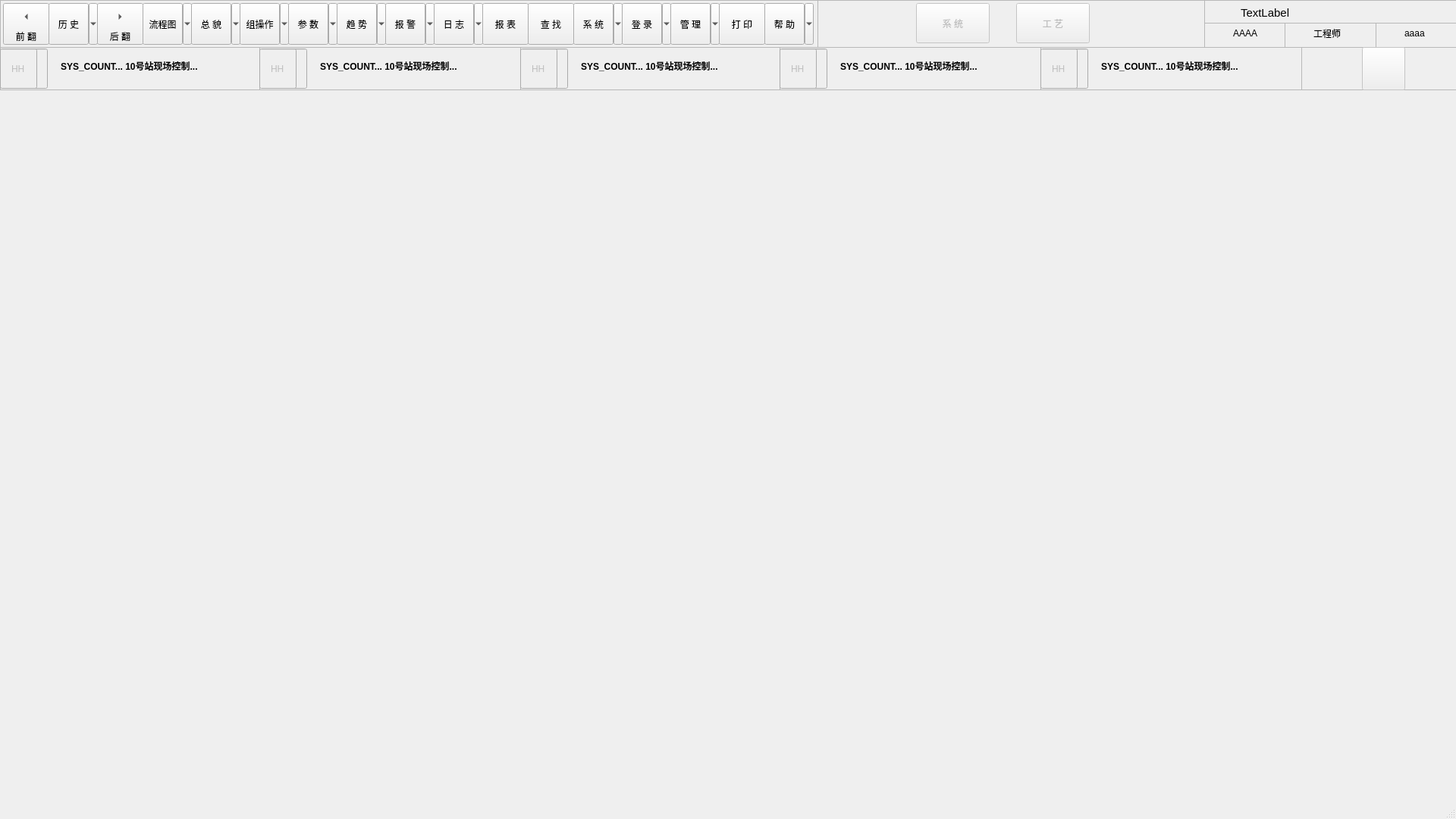
<?xml version="1.0" encoding="UTF-8"?>
<ui version="4.0">
 <class>MainWindow</class>
 <widget class="QMainWindow" name="MainWindow">
  <property name="enabled">
   <bool>true</bool>
  </property>
  <property name="geometry">
   <rect>
    <x>0</x>
    <y>0</y>
    <width>1920</width>
    <height>1080</height>
   </rect>
  </property>
  <property name="windowTitle">
   <string>示例工程</string>
  </property>
  <property name="windowIcon">
   <iconset resource="icons.qrc">
    <normaloff>:/file/icons/logo.png</normaloff>:/file/icons/logo.png</iconset>
  </property>
  <widget class="QWidget" name="centralWidget">
   <widget class="QToolButton" name="toolButton_22">
    <property name="geometry">
     <rect>
      <x>64</x>
      <y>4</y>
      <width>65</width>
      <height>55</height>
     </rect>
    </property>
    <property name="text">
     <string>历 史</string>
    </property>
    <property name="icon">
     <iconset resource="icons.qrc">
      <normaloff>:/file/icons/history.png</normaloff>:/file/icons/history.png</iconset>
    </property>
    <property name="iconSize">
     <size>
      <width>30</width>
      <height>30</height>
     </size>
    </property>
    <property name="popupMode">
     <enum>QToolButton::MenuButtonPopup</enum>
    </property>
    <property name="toolButtonStyle">
     <enum>Qt::ToolButtonTextUnderIcon</enum>
    </property>
    <property name="arrowType">
     <enum>Qt::NoArrow</enum>
    </property>
   </widget>
   <widget class="QToolButton" name="toolButton_23">
    <property name="geometry">
     <rect>
      <x>252</x>
      <y>4</y>
      <width>65</width>
      <height>55</height>
     </rect>
    </property>
    <property name="text">
     <string>总 貌</string>
    </property>
    <property name="icon">
     <iconset resource="icons.qrc">
      <normaloff>:/file/icons/business.png</normaloff>:/file/icons/business.png</iconset>
    </property>
    <property name="iconSize">
     <size>
      <width>30</width>
      <height>30</height>
     </size>
    </property>
    <property name="popupMode">
     <enum>QToolButton::MenuButtonPopup</enum>
    </property>
    <property name="toolButtonStyle">
     <enum>Qt::ToolButtonTextUnderIcon</enum>
    </property>
    <property name="arrowType">
     <enum>Qt::NoArrow</enum>
    </property>
   </widget>
   <widget class="QToolButton" name="toolButton_24">
    <property name="geometry">
     <rect>
      <x>316</x>
      <y>4</y>
      <width>65</width>
      <height>55</height>
     </rect>
    </property>
    <property name="text">
     <string>组操作</string>
    </property>
    <property name="icon">
     <iconset resource="icons.qrc">
      <normaloff>:/file/icons/group.png</normaloff>:/file/icons/group.png</iconset>
    </property>
    <property name="iconSize">
     <size>
      <width>30</width>
      <height>30</height>
     </size>
    </property>
    <property name="popupMode">
     <enum>QToolButton::MenuButtonPopup</enum>
    </property>
    <property name="toolButtonStyle">
     <enum>Qt::ToolButtonTextUnderIcon</enum>
    </property>
    <property name="arrowType">
     <enum>Qt::NoArrow</enum>
    </property>
   </widget>
   <widget class="QToolButton" name="toolButton_25">
    <property name="geometry">
     <rect>
      <x>380</x>
      <y>4</y>
      <width>65</width>
      <height>55</height>
     </rect>
    </property>
    <property name="text">
     <string>参 数</string>
    </property>
    <property name="icon">
     <iconset resource="icons.qrc">
      <normaloff>:/file/icons/Parameter.png</normaloff>:/file/icons/Parameter.png</iconset>
    </property>
    <property name="iconSize">
     <size>
      <width>30</width>
      <height>30</height>
     </size>
    </property>
    <property name="popupMode">
     <enum>QToolButton::MenuButtonPopup</enum>
    </property>
    <property name="toolButtonStyle">
     <enum>Qt::ToolButtonTextUnderIcon</enum>
    </property>
    <property name="arrowType">
     <enum>Qt::NoArrow</enum>
    </property>
   </widget>
   <widget class="QToolButton" name="toolButton_26">
    <property name="geometry">
     <rect>
      <x>444</x>
      <y>4</y>
      <width>65</width>
      <height>55</height>
     </rect>
    </property>
    <property name="text">
     <string>趋 势</string>
    </property>
    <property name="icon">
     <iconset resource="icons.qrc">
      <normaloff>:/file/icons/Trend.png</normaloff>:/file/icons/Trend.png</iconset>
    </property>
    <property name="iconSize">
     <size>
      <width>30</width>
      <height>30</height>
     </size>
    </property>
    <property name="popupMode">
     <enum>QToolButton::MenuButtonPopup</enum>
    </property>
    <property name="toolButtonStyle">
     <enum>Qt::ToolButtonTextUnderIcon</enum>
    </property>
    <property name="arrowType">
     <enum>Qt::NoArrow</enum>
    </property>
   </widget>
   <widget class="QToolButton" name="toolButton_27">
    <property name="geometry">
     <rect>
      <x>508</x>
      <y>4</y>
      <width>65</width>
      <height>55</height>
     </rect>
    </property>
    <property name="text">
     <string>报 警</string>
    </property>
    <property name="icon">
     <iconset resource="icons.qrc">
      <normaloff>:/file/icons/Alarm.png</normaloff>:/file/icons/Alarm.png</iconset>
    </property>
    <property name="iconSize">
     <size>
      <width>30</width>
      <height>30</height>
     </size>
    </property>
    <property name="popupMode">
     <enum>QToolButton::MenuButtonPopup</enum>
    </property>
    <property name="toolButtonStyle">
     <enum>Qt::ToolButtonTextUnderIcon</enum>
    </property>
    <property name="arrowType">
     <enum>Qt::NoArrow</enum>
    </property>
   </widget>
   <widget class="QToolButton" name="toolButton_28">
    <property name="geometry">
     <rect>
      <x>572</x>
      <y>4</y>
      <width>65</width>
      <height>55</height>
     </rect>
    </property>
    <property name="text">
     <string>日 志</string>
    </property>
    <property name="icon">
     <iconset resource="icons.qrc">
      <normaloff>:/file/icons/log.png</normaloff>:/file/icons/log.png</iconset>
    </property>
    <property name="iconSize">
     <size>
      <width>30</width>
      <height>30</height>
     </size>
    </property>
    <property name="popupMode">
     <enum>QToolButton::MenuButtonPopup</enum>
    </property>
    <property name="toolButtonStyle">
     <enum>Qt::ToolButtonTextUnderIcon</enum>
    </property>
    <property name="arrowType">
     <enum>Qt::NoArrow</enum>
    </property>
   </widget>
   <widget class="QToolButton" name="toolButton_29">
    <property name="geometry">
     <rect>
      <x>636</x>
      <y>4</y>
      <width>61</width>
      <height>55</height>
     </rect>
    </property>
    <property name="text">
     <string>报 表</string>
    </property>
    <property name="icon">
     <iconset resource="icons.qrc">
      <normaloff>:/file/icons/report.png</normaloff>:/file/icons/report.png</iconset>
    </property>
    <property name="iconSize">
     <size>
      <width>30</width>
      <height>30</height>
     </size>
    </property>
    <property name="toolButtonStyle">
     <enum>Qt::ToolButtonTextUnderIcon</enum>
    </property>
    <property name="arrowType">
     <enum>Qt::NoArrow</enum>
    </property>
   </widget>
   <widget class="QToolButton" name="toolButton_30">
    <property name="geometry">
     <rect>
      <x>696</x>
      <y>4</y>
      <width>61</width>
      <height>55</height>
     </rect>
    </property>
    <property name="text">
     <string>查 找</string>
    </property>
    <property name="icon">
     <iconset resource="icons.qrc">
      <normaloff>:/file/icons/find.png</normaloff>:/file/icons/find.png</iconset>
    </property>
    <property name="iconSize">
     <size>
      <width>30</width>
      <height>30</height>
     </size>
    </property>
    <property name="toolButtonStyle">
     <enum>Qt::ToolButtonTextUnderIcon</enum>
    </property>
    <property name="arrowType">
     <enum>Qt::NoArrow</enum>
    </property>
   </widget>
   <widget class="QToolButton" name="toolButton_31">
    <property name="geometry">
     <rect>
      <x>756</x>
      <y>4</y>
      <width>65</width>
      <height>55</height>
     </rect>
    </property>
    <property name="text">
     <string>系 统</string>
    </property>
    <property name="icon">
     <iconset resource="icons.qrc">
      <normaloff>:/file/icons/system.png</normaloff>:/file/icons/system.png</iconset>
    </property>
    <property name="iconSize">
     <size>
      <width>30</width>
      <height>30</height>
     </size>
    </property>
    <property name="popupMode">
     <enum>QToolButton::MenuButtonPopup</enum>
    </property>
    <property name="toolButtonStyle">
     <enum>Qt::ToolButtonTextUnderIcon</enum>
    </property>
    <property name="arrowType">
     <enum>Qt::NoArrow</enum>
    </property>
   </widget>
   <widget class="QToolButton" name="toolButton_32">
    <property name="geometry">
     <rect>
      <x>820</x>
      <y>4</y>
      <width>65</width>
      <height>55</height>
     </rect>
    </property>
    <property name="text">
     <string>登 录</string>
    </property>
    <property name="icon">
     <iconset resource="icons.qrc">
      <normaloff>:/file/icons/login.png</normaloff>:/file/icons/login.png</iconset>
    </property>
    <property name="iconSize">
     <size>
      <width>30</width>
      <height>30</height>
     </size>
    </property>
    <property name="popupMode">
     <enum>QToolButton::MenuButtonPopup</enum>
    </property>
    <property name="toolButtonStyle">
     <enum>Qt::ToolButtonTextUnderIcon</enum>
    </property>
    <property name="arrowType">
     <enum>Qt::NoArrow</enum>
    </property>
   </widget>
   <widget class="QToolButton" name="toolButton_34">
    <property name="geometry">
     <rect>
      <x>884</x>
      <y>4</y>
      <width>65</width>
      <height>55</height>
     </rect>
    </property>
    <property name="text">
     <string>管 理</string>
    </property>
    <property name="icon">
     <iconset resource="icons.qrc">
      <normaloff>:/file/icons/administration.png</normaloff>:/file/icons/administration.png</iconset>
    </property>
    <property name="iconSize">
     <size>
      <width>30</width>
      <height>30</height>
     </size>
    </property>
    <property name="popupMode">
     <enum>QToolButton::MenuButtonPopup</enum>
    </property>
    <property name="toolButtonStyle">
     <enum>Qt::ToolButtonTextUnderIcon</enum>
    </property>
    <property name="arrowType">
     <enum>Qt::NoArrow</enum>
    </property>
   </widget>
   <widget class="QToolButton" name="toolButton_35">
    <property name="geometry">
     <rect>
      <x>1008</x>
      <y>4</y>
      <width>65</width>
      <height>55</height>
     </rect>
    </property>
    <property name="text">
     <string>帮 助</string>
    </property>
    <property name="icon">
     <iconset resource="icons.qrc">
      <normaloff>:/file/icons/help.png</normaloff>:/file/icons/help.png</iconset>
    </property>
    <property name="iconSize">
     <size>
      <width>30</width>
      <height>30</height>
     </size>
    </property>
    <property name="popupMode">
     <enum>QToolButton::MenuButtonPopup</enum>
    </property>
    <property name="toolButtonStyle">
     <enum>Qt::ToolButtonTextUnderIcon</enum>
    </property>
    <property name="arrowType">
     <enum>Qt::NoArrow</enum>
    </property>
   </widget>
   <widget class="QToolButton" name="toolButton_36">
    <property name="geometry">
     <rect>
      <x>948</x>
      <y>4</y>
      <width>61</width>
      <height>55</height>
     </rect>
    </property>
    <property name="text">
     <string>打 印</string>
    </property>
    <property name="icon">
     <iconset resource="icons.qrc">
      <normaloff>:/file/icons/print.png</normaloff>:/file/icons/print.png</iconset>
    </property>
    <property name="iconSize">
     <size>
      <width>30</width>
      <height>30</height>
     </size>
    </property>
    <property name="toolButtonStyle">
     <enum>Qt::ToolButtonTextUnderIcon</enum>
    </property>
    <property name="arrowType">
     <enum>Qt::NoArrow</enum>
    </property>
   </widget>
   <widget class="QToolButton" name="toolButton_33">
    <property name="geometry">
     <rect>
      <x>4</x>
      <y>4</y>
      <width>61</width>
      <height>55</height>
     </rect>
    </property>
    <property name="text">
     <string>前 翻</string>
    </property>
    <property name="iconSize">
     <size>
      <width>30</width>
      <height>30</height>
     </size>
    </property>
    <property name="toolButtonStyle">
     <enum>Qt::ToolButtonTextUnderIcon</enum>
    </property>
    <property name="arrowType">
     <enum>Qt::LeftArrow</enum>
    </property>
   </widget>
   <widget class="QToolButton" name="toolButton_21">
    <property name="geometry">
     <rect>
      <x>128</x>
      <y>4</y>
      <width>61</width>
      <height>55</height>
     </rect>
    </property>
    <property name="text">
     <string>后 翻</string>
    </property>
    <property name="iconSize">
     <size>
      <width>30</width>
      <height>30</height>
     </size>
    </property>
    <property name="toolButtonStyle">
     <enum>Qt::ToolButtonTextUnderIcon</enum>
    </property>
    <property name="arrowType">
     <enum>Qt::RightArrow</enum>
    </property>
   </widget>
   <widget class="QToolButton" name="toolButton_20">
    <property name="geometry">
     <rect>
      <x>188</x>
      <y>4</y>
      <width>65</width>
      <height>55</height>
     </rect>
    </property>
    <property name="text">
     <string>流程图</string>
    </property>
    <property name="icon">
     <iconset resource="icons.qrc">
      <normaloff>:/file/icons/flow.png</normaloff>:/file/icons/flow.png</iconset>
    </property>
    <property name="iconSize">
     <size>
      <width>30</width>
      <height>30</height>
     </size>
    </property>
    <property name="popupMode">
     <enum>QToolButton::MenuButtonPopup</enum>
    </property>
    <property name="toolButtonStyle">
     <enum>Qt::ToolButtonTextUnderIcon</enum>
    </property>
    <property name="arrowType">
     <enum>Qt::NoArrow</enum>
    </property>
   </widget>
   <widget class="QPushButton" name="pushButton">
    <property name="enabled">
     <bool>false</bool>
    </property>
    <property name="geometry">
     <rect>
      <x>1208</x>
      <y>4</y>
      <width>97</width>
      <height>53</height>
     </rect>
    </property>
    <property name="text">
     <string>系 统</string>
    </property>
   </widget>
   <widget class="QPushButton" name="pushButton_2">
    <property name="enabled">
     <bool>false</bool>
    </property>
    <property name="geometry">
     <rect>
      <x>1340</x>
      <y>4</y>
      <width>97</width>
      <height>53</height>
     </rect>
    </property>
    <property name="text">
     <string>工 艺</string>
    </property>
   </widget>
   <widget class="QLabel" name="timelabel">
    <property name="geometry">
     <rect>
      <x>1636</x>
      <y>4</y>
      <width>247</width>
      <height>25</height>
     </rect>
    </property>
    <property name="font">
     <font>
      <pointsize>11</pointsize>
     </font>
    </property>
    <property name="text">
     <string>TextLabel</string>
    </property>
   </widget>
   <widget class="QLabel" name="label">
    <property name="geometry">
     <rect>
      <x>1626</x>
      <y>36</y>
      <width>39</width>
      <height>16</height>
     </rect>
    </property>
    <property name="text">
     <string>AAAA</string>
    </property>
   </widget>
   <widget class="QLabel" name="label_2">
    <property name="geometry">
     <rect>
      <x>1732</x>
      <y>36</y>
      <width>51</width>
      <height>16</height>
     </rect>
    </property>
    <property name="text">
     <string>工程师</string>
    </property>
   </widget>
   <widget class="QLabel" name="label_3">
    <property name="geometry">
     <rect>
      <x>1852</x>
      <y>36</y>
      <width>39</width>
      <height>16</height>
     </rect>
    </property>
    <property name="text">
     <string>aaaa</string>
    </property>
   </widget>
   <widget class="QTextEdit" name="textEdit">
    <property name="enabled">
     <bool>false</bool>
    </property>
    <property name="geometry">
     <rect>
      <x>0</x>
      <y>0</y>
      <width>1079</width>
      <height>63</height>
     </rect>
    </property>
   </widget>
   <widget class="QTextEdit" name="textEdit_2">
    <property name="enabled">
     <bool>false</bool>
    </property>
    <property name="geometry">
     <rect>
      <x>1078</x>
      <y>0</y>
      <width>511</width>
      <height>63</height>
     </rect>
    </property>
   </widget>
   <widget class="QTextEdit" name="textEdit_3">
    <property name="enabled">
     <bool>false</bool>
    </property>
    <property name="geometry">
     <rect>
      <x>1588</x>
      <y>0</y>
      <width>333</width>
      <height>63</height>
     </rect>
    </property>
   </widget>
   <widget class="QTextEdit" name="textEdit_4">
    <property name="enabled">
     <bool>false</bool>
    </property>
    <property name="geometry">
     <rect>
      <x>0</x>
      <y>62</y>
      <width>345</width>
      <height>57</height>
     </rect>
    </property>
   </widget>
   <widget class="QTextEdit" name="textEdit_5">
    <property name="enabled">
     <bool>false</bool>
    </property>
    <property name="geometry">
     <rect>
      <x>1588</x>
      <y>30</y>
      <width>107</width>
      <height>33</height>
     </rect>
    </property>
   </widget>
   <widget class="QTextEdit" name="textEdit_6">
    <property name="enabled">
     <bool>false</bool>
    </property>
    <property name="geometry">
     <rect>
      <x>1694</x>
      <y>30</y>
      <width>121</width>
      <height>33</height>
     </rect>
    </property>
   </widget>
   <widget class="QTextEdit" name="textEdit_7">
    <property name="enabled">
     <bool>false</bool>
    </property>
    <property name="geometry">
     <rect>
      <x>1814</x>
      <y>30</y>
      <width>107</width>
      <height>33</height>
     </rect>
    </property>
   </widget>
   <widget class="QLabel" name="label_4">
    <property name="geometry">
     <rect>
      <x>80</x>
      <y>78</y>
      <width>259</width>
      <height>16</height>
     </rect>
    </property>
    <property name="text">
     <string>&lt;html&gt;&lt;head/&gt;&lt;body&gt;&lt;p&gt;&lt;span style=&quot; font-weight:600;&quot;&gt;SYS_COUNT... 10号站现场控制...&lt;/span&gt;&lt;/p&gt;&lt;/body&gt;&lt;/html&gt;</string>
    </property>
   </widget>
   <widget class="QLineEdit" name="redlineEdit">
    <property name="enabled">
     <bool>false</bool>
    </property>
    <property name="geometry">
     <rect>
      <x>0</x>
      <y>64</y>
      <width>49</width>
      <height>53</height>
     </rect>
    </property>
    <property name="text">
     <string>HH</string>
    </property>
    <property name="alignment">
     <set>Qt::AlignCenter</set>
    </property>
   </widget>
   <widget class="QLineEdit" name="bluelineEdit">
    <property name="enabled">
     <bool>false</bool>
    </property>
    <property name="geometry">
     <rect>
      <x>14</x>
      <y>64</y>
      <width>49</width>
      <height>53</height>
     </rect>
    </property>
    <property name="text">
     <string/>
    </property>
    <property name="alignment">
     <set>Qt::AlignCenter</set>
    </property>
   </widget>
   <widget class="QTextEdit" name="textEdit_8">
    <property name="enabled">
     <bool>false</bool>
    </property>
    <property name="geometry">
     <rect>
      <x>342</x>
      <y>62</y>
      <width>345</width>
      <height>57</height>
     </rect>
    </property>
   </widget>
   <widget class="QLineEdit" name="bluelineEdit_2">
    <property name="enabled">
     <bool>false</bool>
    </property>
    <property name="geometry">
     <rect>
      <x>356</x>
      <y>64</y>
      <width>49</width>
      <height>53</height>
     </rect>
    </property>
    <property name="text">
     <string/>
    </property>
    <property name="alignment">
     <set>Qt::AlignCenter</set>
    </property>
   </widget>
   <widget class="QLabel" name="label_5">
    <property name="geometry">
     <rect>
      <x>422</x>
      <y>78</y>
      <width>259</width>
      <height>16</height>
     </rect>
    </property>
    <property name="text">
     <string>&lt;html&gt;&lt;head/&gt;&lt;body&gt;&lt;p&gt;&lt;span style=&quot; font-weight:600;&quot;&gt;SYS_COUNT... 10号站现场控制...&lt;/span&gt;&lt;/p&gt;&lt;/body&gt;&lt;/html&gt;</string>
    </property>
   </widget>
   <widget class="QLineEdit" name="redlineEdit_2">
    <property name="enabled">
     <bool>false</bool>
    </property>
    <property name="geometry">
     <rect>
      <x>342</x>
      <y>64</y>
      <width>49</width>
      <height>53</height>
     </rect>
    </property>
    <property name="text">
     <string>HH</string>
    </property>
    <property name="alignment">
     <set>Qt::AlignCenter</set>
    </property>
   </widget>
   <widget class="QTextEdit" name="textEdit_9">
    <property name="enabled">
     <bool>false</bool>
    </property>
    <property name="geometry">
     <rect>
      <x>686</x>
      <y>62</y>
      <width>345</width>
      <height>57</height>
     </rect>
    </property>
   </widget>
   <widget class="QLineEdit" name="bluelineEdit_3">
    <property name="enabled">
     <bool>false</bool>
    </property>
    <property name="geometry">
     <rect>
      <x>700</x>
      <y>64</y>
      <width>49</width>
      <height>53</height>
     </rect>
    </property>
    <property name="text">
     <string/>
    </property>
    <property name="alignment">
     <set>Qt::AlignCenter</set>
    </property>
   </widget>
   <widget class="QLabel" name="label_6">
    <property name="geometry">
     <rect>
      <x>766</x>
      <y>78</y>
      <width>259</width>
      <height>16</height>
     </rect>
    </property>
    <property name="text">
     <string>&lt;html&gt;&lt;head/&gt;&lt;body&gt;&lt;p&gt;&lt;span style=&quot; font-weight:600;&quot;&gt;SYS_COUNT... 10号站现场控制...&lt;/span&gt;&lt;/p&gt;&lt;/body&gt;&lt;/html&gt;</string>
    </property>
   </widget>
   <widget class="QLineEdit" name="redlineEdit_3">
    <property name="enabled">
     <bool>false</bool>
    </property>
    <property name="geometry">
     <rect>
      <x>686</x>
      <y>64</y>
      <width>49</width>
      <height>53</height>
     </rect>
    </property>
    <property name="text">
     <string>HH</string>
    </property>
    <property name="alignment">
     <set>Qt::AlignCenter</set>
    </property>
   </widget>
   <widget class="QTextEdit" name="textEdit_10">
    <property name="enabled">
     <bool>false</bool>
    </property>
    <property name="geometry">
     <rect>
      <x>1028</x>
      <y>62</y>
      <width>345</width>
      <height>57</height>
     </rect>
    </property>
   </widget>
   <widget class="QLineEdit" name="bluelineEdit_4">
    <property name="enabled">
     <bool>false</bool>
    </property>
    <property name="geometry">
     <rect>
      <x>1042</x>
      <y>64</y>
      <width>49</width>
      <height>53</height>
     </rect>
    </property>
    <property name="text">
     <string/>
    </property>
    <property name="alignment">
     <set>Qt::AlignCenter</set>
    </property>
   </widget>
   <widget class="QLabel" name="label_7">
    <property name="geometry">
     <rect>
      <x>1108</x>
      <y>78</y>
      <width>259</width>
      <height>16</height>
     </rect>
    </property>
    <property name="text">
     <string>&lt;html&gt;&lt;head/&gt;&lt;body&gt;&lt;p&gt;&lt;span style=&quot; font-weight:600;&quot;&gt;SYS_COUNT... 10号站现场控制...&lt;/span&gt;&lt;/p&gt;&lt;/body&gt;&lt;/html&gt;</string>
    </property>
   </widget>
   <widget class="QLineEdit" name="redlineEdit_4">
    <property name="enabled">
     <bool>false</bool>
    </property>
    <property name="geometry">
     <rect>
      <x>1028</x>
      <y>64</y>
      <width>49</width>
      <height>53</height>
     </rect>
    </property>
    <property name="text">
     <string>HH</string>
    </property>
    <property name="alignment">
     <set>Qt::AlignCenter</set>
    </property>
   </widget>
   <widget class="QTextEdit" name="textEdit_11">
    <property name="enabled">
     <bool>false</bool>
    </property>
    <property name="geometry">
     <rect>
      <x>1372</x>
      <y>62</y>
      <width>345</width>
      <height>57</height>
     </rect>
    </property>
   </widget>
   <widget class="QLineEdit" name="bluelineEdit_5">
    <property name="enabled">
     <bool>false</bool>
    </property>
    <property name="geometry">
     <rect>
      <x>1386</x>
      <y>64</y>
      <width>49</width>
      <height>53</height>
     </rect>
    </property>
    <property name="text">
     <string/>
    </property>
    <property name="alignment">
     <set>Qt::AlignCenter</set>
    </property>
   </widget>
   <widget class="QLabel" name="label_8">
    <property name="geometry">
     <rect>
      <x>1452</x>
      <y>78</y>
      <width>259</width>
      <height>16</height>
     </rect>
    </property>
    <property name="text">
     <string>&lt;html&gt;&lt;head/&gt;&lt;body&gt;&lt;p&gt;&lt;span style=&quot; font-weight:600;&quot;&gt;SYS_COUNT... 10号站现场控制...&lt;/span&gt;&lt;/p&gt;&lt;/body&gt;&lt;/html&gt;</string>
    </property>
   </widget>
   <widget class="QLineEdit" name="redlineEdit_5">
    <property name="enabled">
     <bool>false</bool>
    </property>
    <property name="geometry">
     <rect>
      <x>1372</x>
      <y>64</y>
      <width>49</width>
      <height>53</height>
     </rect>
    </property>
    <property name="text">
     <string>HH</string>
    </property>
    <property name="alignment">
     <set>Qt::AlignCenter</set>
    </property>
   </widget>
   <widget class="QTextEdit" name="textEdit_12">
    <property name="enabled">
     <bool>false</bool>
    </property>
    <property name="geometry">
     <rect>
      <x>1716</x>
      <y>62</y>
      <width>205</width>
      <height>57</height>
     </rect>
    </property>
   </widget>
   <widget class="QPushButton" name="pushButton_3">
    <property name="enabled">
     <bool>false</bool>
    </property>
    <property name="geometry">
     <rect>
      <x>1796</x>
      <y>62</y>
      <width>57</width>
      <height>57</height>
     </rect>
    </property>
    <property name="text">
     <string/>
    </property>
    <property name="icon">
     <iconset>
      <disabledon>:/file/icons/megaphone.png</disabledon>
     </iconset>
    </property>
    <property name="iconSize">
     <size>
      <width>55</width>
      <height>55</height>
     </size>
    </property>
   </widget>
   <widget class="QWidget" name="container" native="true">
    <property name="geometry">
     <rect>
      <x>2</x>
      <y>120</y>
      <width>1919</width>
      <height>931</height>
     </rect>
    </property>
   </widget>
   <zorder>textEdit_3</zorder>
   <zorder>textEdit_2</zorder>
   <zorder>textEdit</zorder>
   <zorder>toolButton_22</zorder>
   <zorder>toolButton_23</zorder>
   <zorder>toolButton_24</zorder>
   <zorder>toolButton_25</zorder>
   <zorder>toolButton_26</zorder>
   <zorder>toolButton_27</zorder>
   <zorder>toolButton_28</zorder>
   <zorder>toolButton_29</zorder>
   <zorder>toolButton_30</zorder>
   <zorder>toolButton_31</zorder>
   <zorder>toolButton_32</zorder>
   <zorder>toolButton_34</zorder>
   <zorder>toolButton_35</zorder>
   <zorder>toolButton_36</zorder>
   <zorder>toolButton_33</zorder>
   <zorder>toolButton_21</zorder>
   <zorder>toolButton_20</zorder>
   <zorder>pushButton</zorder>
   <zorder>pushButton_2</zorder>
   <zorder>textEdit_4</zorder>
   <zorder>textEdit_5</zorder>
   <zorder>textEdit_6</zorder>
   <zorder>textEdit_7</zorder>
   <zorder>label</zorder>
   <zorder>timelabel</zorder>
   <zorder>label_3</zorder>
   <zorder>label_2</zorder>
   <zorder>label_4</zorder>
   <zorder>bluelineEdit</zorder>
   <zorder>redlineEdit</zorder>
   <zorder>textEdit_8</zorder>
   <zorder>bluelineEdit_2</zorder>
   <zorder>label_5</zorder>
   <zorder>redlineEdit_2</zorder>
   <zorder>textEdit_9</zorder>
   <zorder>bluelineEdit_3</zorder>
   <zorder>label_6</zorder>
   <zorder>redlineEdit_3</zorder>
   <zorder>textEdit_10</zorder>
   <zorder>bluelineEdit_4</zorder>
   <zorder>label_7</zorder>
   <zorder>redlineEdit_4</zorder>
   <zorder>textEdit_11</zorder>
   <zorder>bluelineEdit_5</zorder>
   <zorder>label_8</zorder>
   <zorder>redlineEdit_5</zorder>
   <zorder>textEdit_12</zorder>
   <zorder>pushButton_3</zorder>
   <zorder>container</zorder>
  </widget>
  <widget class="QStatusBar" name="statusBar"/>
 </widget>
 <layoutdefault spacing="6" margin="11"/>
 <resources>
  <include location="icons.qrc"/>
 </resources>
 <connections/>
</ui>
